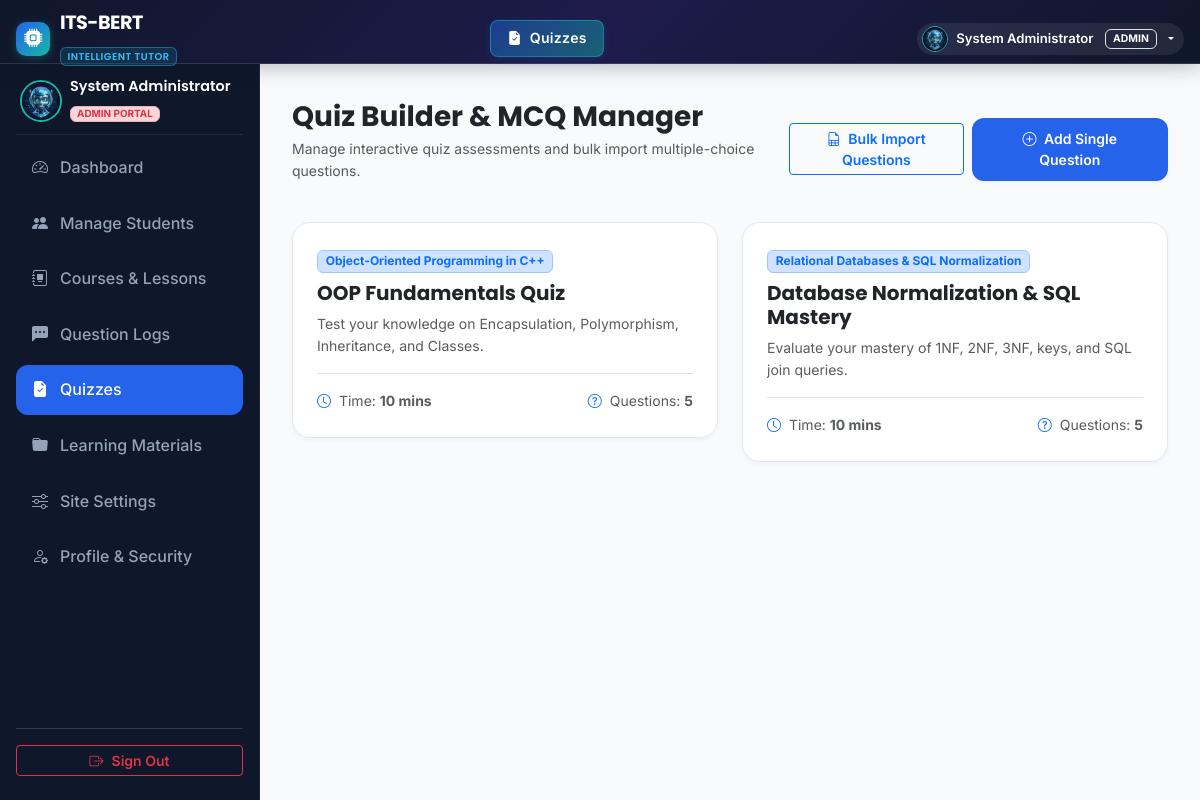
The app's page /admin/quizzes.php (signed in) with its own data.
### tables this page shows
CREATE TABLE `users` (
  `id` INT AUTO_INCREMENT PRIMARY KEY,
  `name` VARCHAR(100) NOT NULL,
  `email` VARCHAR(120) NOT NULL UNIQUE,
  `password` VARCHAR(255) NOT NULL,
  `role` ENUM('student', 'admin') NOT NULL DEFAULT 'student',
  `avatar` VARCHAR(255) DEFAULT NULL,
  `created_at` DATETIME DEFAULT CURRENT_TIMESTAMP
);

CREATE TABLE `quizzes` (
  `id` INT AUTO_INCREMENT PRIMARY KEY,
  `course_id` INT NOT NULL,
  `title` VARCHAR(150) NOT NULL,
  `description` TEXT DEFAULT NULL,
  `time_limit_mins` INT DEFAULT 10,
  `total_questions` INT DEFAULT 5,
  `created_at` DATETIME DEFAULT CURRENT_TIMESTAMP,
  FOREIGN KEY (`course_id`) REFERENCES `courses`(`id`) ON DELETE CASCADE
);

CREATE TABLE `courses` (
  `id` INT AUTO_INCREMENT PRIMARY KEY,
  `subject_id` INT DEFAULT NULL,
  `title` VARCHAR(150) NOT NULL,
  `code` VARCHAR(30) NOT NULL UNIQUE,
  `description` TEXT NOT NULL,
  `category` VARCHAR(50) NOT NULL DEFAULT 'Computer Science',
  `image` VARCHAR(255) DEFAULT 'course_oop.jpg',
  `instructor` VARCHAR(100) DEFAULT 'Dr. O. A. Bello',
  `total_lessons` INT DEFAULT 5,
  `created_at` DATETIME DEFAULT CURRENT_TIMESTAMP,
  FOREIGN KEY (`subject_id`) REFERENCES `subjects`(`id`) ON DELETE SET NULL
);

### config/auth.php (called while the page is built, shortened)
<?php
function is_logged_in() {
    return isset($_SESSION['user_id']) && !empty($_SESSION['user_id']);
}
function get_logged_user() {
    global $pdo;
    $userId = $_SESSION['user_id'];
    if (isset($pdo)) {
        try {
            $stmt = $pdo->prepare("SELECT u.*, s.id as student_id, s.student_id_code, a.id as admin_id FROM users u LEFT JOIN students s ON u.id = s.user_id LEFT JOIN admins a ON u.id = a.user_id WHERE u.id = ?");
            $stmt->execute([$userId]);
            $user = $stmt->fetch();
            if ($user) {
                return [
                    'id' => $user['id'],
                    'name' => $user['name'],
                    'email' => $user['email'],
                    'role' => $user['role'],
                    'avatar' => $user['avatar'] ?? null,
                    'student_id' => $user['student_id'] ?? null,
                    'student_code' => $user['student_id_code'] ?? null,
                    'admin_id' => $user['admin_id'] ?? null
                ];
            }
        } catch (Exception $e) {
        }
    }
    return [
        'id' => $_SESSION['user_id'],
        'name' => $_SESSION['user_name'] ?? $_SESSION['name'] ?? 'User',
        'email' => $_SESSION['user_email'] ?? $_SESSION['email'] ?? '',
        'role' => $_SESSION['user_role'] ?? $_SESSION['role'] ?? 'student',
        'avatar' => $_SESSION['user_avatar'] ?? null,
        'student_id' => $_SESSION['student_id'] ?? null,
        'student_code' => $_SESSION['student_code'] ?? null,
        'admin_id' => $_SESSION['admin_id'] ?? null
    ];
}

### config/settings_helper.php (called while the page is built, shortened)
<?php
function get_site_settings() {
    $file = __DIR__ . '/site_settings.json';
    $default = [
        'site_name' => 'ITS-BERT',
        'site_subtitle' => 'INTELLIGENT TUTOR',
        'site_tagline' => 'Learn Smarter with AI-Powered Tutoring',
        'hero_badge' => 'BERT NLP Transformer System',
        'hero_title' => 'Learn Smarter with AI-Powered Tutoring',
        'hero_subtitle' => 'An intelligent tutoring system powered by advanced Natural Language Processing to provide personalized learning assistance, instant answers, interactive quizzes, and progress tracking.',
        'logo_icon' => 'bi-cpu-fill',
        'logo_image' => '',
        'hero_bg_image' => 'hero_learning_bg.jpg',
        'footer_text' => 'ITS-BERT is an AI-driven Intelligent Tutoring System designed for Computer Science education.',
        'contact_email' => 'support@itsbert.edu.ng'
    ];
    if (file_exists($file)) {
        $content = file_get_contents($file);
        $data = json_decode($content, true);
        if (is_array($data)) {
            return array_merge($default, $data);
        }
    }
    return $default;
}

### admin/quizzes.php (the view, shortened to what this page needs)
<?php
require_once __DIR__ . '/../config/db.php';
require_once __DIR__ . '/../config/auth.php';
$quizzes = $pdo->query("
  SELECT q.*, c.title as course_title, (SELECT COUNT(*) FROM quiz_questions WHERE quiz_id = q.id) as question_count
  FROM quizzes q
  JOIN courses c ON q.course_id = c.id
  ORDER BY q.created_at ASC
")->fetchAll();
require_once __DIR__ . '/../includes/header.php';
require_once __DIR__ . '/../includes/navbar.php';
?>
<div class="dashboard-layout">
  <?php require_once __DIR__ . '/../includes/admin_sidebar.php'; ?>
  <main class="dash-main">
    <div class="container-fluid p-0">
      <div class="d-flex flex-column flex-md-row justify-content-between align-items-md-center mb-4">
        <div>
          <h3 class="fw-bold font-heading text-dark mb-1">Quiz Builder & MCQ Manager</h3>
          <p class="text-muted small">Manage interactive quiz assessments and bulk import multiple-choice questions.</p>
        </div>
        <div class="d-flex align-items-center gap-2 mt-3 mt-md-0">
          <button class="btn btn-outline-primary btn-sm fw-semibold" data-bs-toggle="modal" data-bs-target="#bulkQuestionModal">
            <i class="bi bi-file-earmark-spreadsheet me-1"></i> Bulk Import Questions
          </button>
          <button class="btn btn-primary-custom btn-sm" data-bs-toggle="modal" data-bs-target="#addQuestionModal">
            <i class="bi bi-plus-circle me-1"></i> Add Single Question
          </button>
        </div>
      </div>
      <div class="row g-4">
        <?php foreach ($quizzes as $qz): ?>
          <div class="col-lg-6">
            <div class="card-custom p-4 bg-white">
              <span class="badge bg-primary-subtle text-primary border border-primary-subtle mb-2"><?php echo htmlspecialchars($qz['course_title']); ?></span>
              <h5 class="fw-bold font-heading text-dark mb-2"><?php echo htmlspecialchars($qz['title']); ?></h5>
              <p class="text-muted small mb-3"><?php echo htmlspecialchars($qz['description']); ?></p>
              <div class="d-flex align-items-center justify-content-between pt-3 border-top small text-muted">
                <span><i class="bi bi-clock me-1 text-primary"></i> Time: <strong><?php echo $qz['time_limit_mins']; ?> mins</strong></span>
                <span><i class="bi bi-question-circle me-1 text-primary"></i> Questions: <strong><?php echo $qz['question_count']; ?></strong></span>
              </div>
            </div>
          </div>
        <?php endforeach; ?>
      </div>
    </div>
  </main>
</div>
<?php require_once __DIR__ . '/../includes/portal_footer.php'; ?>

### includes/navbar.php (shortened to what this page needs)
<?php
require_once __DIR__ . '/../config/auth.php';
require_once __DIR__ . '/../config/settings_helper.php';
$site_settings = get_site_settings();
$user = get_logged_user();
$is_admin_dir = (strpos($_SERVER['SCRIPT_NAME'], '/admin/') !== false);
$base_path = $is_admin_dir ? '../' : '';
$currentPage = basename($_SERVER['PHP_SELF']);
$page_display_name = 'Home';
$page_display_icon = 'bi-house-door-fill';
if ($is_admin_dir) {
    switch ($currentPage) {
        case 'quizzes.php':
            $page_display_name = 'Quizzes';
            $page_display_icon = 'bi-file-earmark-check-fill';
            break;
    }
}
?>
<header class="portal-header">
  <div class="container-fluid px-3">
    <div class="d-flex align-items-center justify-content-between">
      <?php if ($user): ?>
        <div class="portal-brand">
          <?php if (!empty($site_settings['logo_image'])): ?>
            <img src="<?php echo $base_path; ?>assets/images/<?php echo htmlspecialchars($site_settings['logo_image']); ?>" height="34" class="rounded me-2" alt="Logo">
          <?php else: ?>
            <div class="portal-brand-icon">
              <i class="bi <?php echo htmlspecialchars($site_settings['logo_icon'] ?? 'bi-cpu-fill'); ?>"></i>
            </div>
          <?php endif; ?>
          <div>
            <span class="d-block leading-none fw-bold text-truncate" style="max-width: 140px;"><?php echo htmlspecialchars($site_settings['site_name']); ?></span>
            <span class="badge d-none d-md-inline-block fw-semibold" style="font-size: 0.62rem; letter-spacing: 0.5px; color: #38bdf8; background: rgba(14, 116, 144, 0.25); border: 1px solid rgba(56, 189, 248, 0.4);"><?php echo htmlspecialchars($site_settings['site_subtitle']); ?></span>
          </div>
        </div>
      <?php endif; ?>
      <?php if ($currentPage === 'index.php'): ?>
        <div class="d-none d-lg-flex align-items-center gap-1">
          <a href="<?php echo $base_path; ?>index.php" class="portal-nav-link active"><i class="bi bi-house-door-fill"></i> Home</a>
          <a href="#features" class="portal-nav-link"><i class="bi bi-star-fill"></i> Features</a>
          <a href="#courses" class="portal-nav-link"><i class="bi bi-journal-bookmark-fill"></i> Courses</a>
          <a href="#about" class="portal-nav-link"><i class="bi bi-info-circle-fill"></i> About</a>
          <?php if ($user): ?>
            <a href="<?php echo ($user['role'] === 'admin') ? $base_path . 'admin/index.php' : $base_path . 'dashboard.php'; ?>" class="portal-nav-link"><i class="bi bi-speedometer2"></i> Portal Dashboard</a>
          <?php else: ?>
            <a href="<?php echo $base_path; ?>ai_tutor.php" class="portal-nav-link"><i class="bi bi-robot"></i> Ask BERT</a>
          <?php endif; ?>
        </div>
      <?php else: ?>
        <div class="portal-selected-page d-flex align-items-center">
          <span class="portal-page-badge">
            <i class="bi <?php echo $page_display_icon; ?>"></i> <?php echo htmlspecialchars($page_display_name); ?>
          </span>
        </div>
      <?php endif; ?>
      <div class="d-flex align-items-center gap-2">
        <?php if ($user): ?>
          <?php
            $userAvatar = !empty($user['avatar']) ? $base_path . 'assets/images/' . htmlspecialchars($user['avatar']) : ($base_path . 'assets/images/' . (($user['role'] ?? '') === 'admin' ? 'ai_tutor_avatar.jpg' : 'student_avatar.jpg'));
          ?>
          <div class="dropdown">
            <button class="portal-user-pill border-0 dropdown-toggle" type="button" data-bs-toggle="dropdown" aria-expanded="false">
              <img src="<?php echo $userAvatar; ?>" class="portal-user-avatar" alt="Avatar">
              <span class="d-none d-sm-inline"><?php echo htmlspecialchars($user['name']); ?></span>
              <span class="badge bg-accent-subtle text-accent ms-1 border border-accent-subtle" style="font-size: 0.65rem;"><?php echo strtoupper($user['role'] ?? 'STUDENT'); ?></span>
            </button>
          </div>
        <?php endif; ?>
      </div>
    </div>
  </div>
</header>

### includes/admin_sidebar.php
<?php
$currentPage = basename($_SERVER['PHP_SELF']);
$adminUser = get_logged_user();
$adminAvatar = !empty($adminUser['avatar']) ? '../assets/images/' . htmlspecialchars($adminUser['avatar']) : '../assets/images/ai_tutor_avatar.jpg';
?>
<aside class="dash-sidebar" style="width: 260px;">
  <div>
    <div class="dash-sidebar-header">
      <div class="d-flex align-items-center gap-2 px-1">
        <img src="<?php echo $adminAvatar; ?>" alt="Admin Avatar" class="rounded-circle flex-shrink-0" width="42" height="42" style="object-fit: cover; border: 2px solid var(--accent-color);">
        <div style="min-width: 0;">
          <h6 class="text-white mb-1 font-heading text-truncate" style="font-size: 0.9rem; line-height: 1.2;"><?php echo htmlspecialchars($adminUser['name'] ?? 'System Admin'); ?></h6>
          <span class="badge bg-danger-subtle text-danger border border-danger-subtle d-inline-block" style="font-size: 0.62rem; padding: 2px 6px;">ADMIN PORTAL</span>
        </div>
      </div>
    </div>
    <ul class="dash-menu">
      <li>
        <a href="index.php" class="<?php echo ($currentPage == 'index.php') ? 'active' : ''; ?>">
          <i class="bi bi-speedometer2"></i> Dashboard
        </a>
      </li>
      <li>
        <a href="students.php" class="<?php echo ($currentPage == 'students.php') ? 'active' : ''; ?>">
          <i class="bi bi-people-fill"></i> Manage Students
        </a>
      </li>
      <li>
        <a href="courses.php" class="<?php echo ($currentPage == 'courses.php') ? 'active' : ''; ?>">
          <i class="bi bi-journal-album"></i> Courses & Lessons
        </a>
      </li>
      <li>
        <a href="questions.php" class="<?php echo ($currentPage == 'questions.php') ? 'active' : ''; ?>">
          <i class="bi bi-chat-left-dots-fill"></i> Question Logs
        </a>
      </li>
      <li>
        <a href="quizzes.php" class="<?php echo ($currentPage == 'quizzes.php') ? 'active' : ''; ?>">
          <i class="bi bi-file-earmark-check-fill"></i> Quizzes
        </a>
      </li>
      <li>
        <a href="materials.php" class="<?php echo ($currentPage == 'materials.php') ? 'active' : ''; ?>">
          <i class="bi bi-folder-fill"></i> Learning Materials
        </a>
      </li>
      <li>
        <a href="settings.php" class="<?php echo ($currentPage == 'settings.php') ? 'active' : ''; ?>">
          <i class="bi bi-sliders"></i> Site Settings
        </a>
      </li>
      <li>
        <a href="profile.php" class="<?php echo ($currentPage == 'profile.php') ? 'active' : ''; ?>">
          <i class="bi bi-person-gear"></i> Profile & Security
        </a>
      </li>
    </ul>
  </div>
  <div class="dash-sidebar-bottom">
    <a href="../logout.php" class="btn btn-outline-danger btn-sm w-100 d-flex align-items-center justify-content-center gap-2 fw-semibold">
      <i class="bi bi-box-arrow-right"></i> Sign Out
    </a>
  </div>
</aside>

### records on screen
quizzes: course.title "Object-Oriented Programming in C++", title "OOP Fundamentals Quiz", description "Test your knowledge on Encapsulation, Polymorphism, Inheritance, and Classes.", time_limit_mins "10", question_count "5"
quizzes: course.title "Relational Databases & SQL Normalization", title "Database Normalization & SQL Mastery", description "Evaluate your mastery of 1NF, 2NF, 3NF, keys, and SQL join queries.", time_limit_mins "10", question_count "5"

### other values on screen
$site_settings['site_name'] "ITS-BERT"
$site_settings['site_subtitle'] "INTELLIGENT TUTOR"
$page_display_name "Quizzes"
$user['name'] "System Administrator"
$user['role'] "ADMIN"
$adminUser['name'] "System Administrator"
